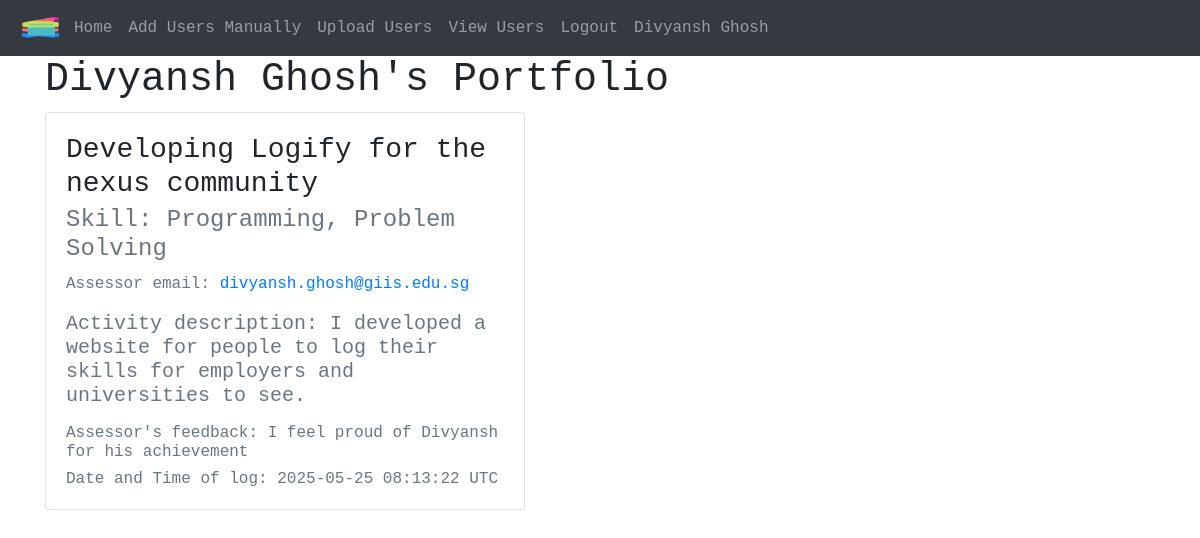
Screenshot of /portfolio/divyansh.ghosh.27@nexus.edu.sg (signed in) with the database file from the repository.
### website/models.py (models this page shows)
class User(db.Model, UserMixin):
  id = db.Column(db.Integer, primary_key = True)
  name = db.Column(db.String, default = "Dummy User")
  email = db.Column(db.String, unique = True)
  password = db.Column(db.String,default = "",)
  data = db.relationship("Log")
  admin = db.Column(db.Boolean, default = False)
  teacher = db.Column(db.Boolean, default = False)
  teacher_id = db.Column(db.Integer,default=-1)
  verified = db.Column(db.Boolean,default = False)
  otp = db.Column(db.String,default="")
  notes = db.Column(db.String,default="")
  school = db.Column(db.String,default="")

class Log(db.Model):
  id = db.Column(db.Integer, primary_key = True)
  name = db.Column(db.String)
  user_id = db.Column(db.String, db.ForeignKey('user.id'))
  date = db.Column(db.DateTime(timezone=True),default=func.now())
  skill = db.Column(db.String)
  assesor_email = db.Column(db.String)
  valid = db.Column(db.Boolean,default = True)
  approved = db.Column(db.Boolean, default = False)
  feedback = db.Column(db.String(256))
  desc = db.Column(db.String(256))
  file = db.Column(db.Text)
  fileName = db.Column(db.String,default="")
  url = db.Column(db.String,unique = True)
  viewed = db.Column(db.Integer, default = 0)

### website/views.py (the view)
@views.route('/portfolio/<email>')
def portfolio(email):
  user = User.query.filter_by(email=email).first()
  if not user:
    return redirect(url_for("views.nopage"))
  if user.admin or user.teacher:
    return redirect(url_for("views.nopage"))
  logs = []
  for log in Log.query.filter_by(user_id=user.id).all():
    if log.approved:
      logs.append([log.name,log.skill,log.assesor_email,log.desc,log.feedback,log.file,log.fileName,log.date])
  return render_template("portfolio.html",user=current_user,logs=logs,name=user.name)

### website/__init__.py (called while the page is built)
def create_app():
    app = Flask(__name__)
    app.config['SECRET_KEY'] = 'hjshjhdjah kjshkjdhjs'
    app.config['SQLALCHEMY_DATABASE_URI'] = f'sqlite:///{DB_NAME}'
    app.config["SQLALCHEMY_TRACK_MODIFICATIONS"] = True
    db.init_app(app)
    create_database(app)
    @app.errorhandler(404)
    def page_not_found(error):
        return redirect(url_for("views.nopage"))
    from .views import views
    from .auth import auth
    from .models import User
    app.register_blueprint(views, url_prefix='/')
    app.register_blueprint(auth, url_prefix='/')
    login_manager = LoginManager()
    login_manager.login_view = 'auth.login'
    login_manager.init_app(app)
    @login_manager.user_loader
    def load_user(id):
        return User.query.get(int(id))
    return app

### website/templates/portfolio.html (shortened to what this page needs)
{%extends 'base.html'%}
{%block content%}
{%if logs !=[]%}
<h1>{{name}}'s Portfolio</h1>
{%for name,skill,email,desc,feedback,file,file_name,date in logs%}
<div class = "card" style = "width:30rem">
  <div class = "card-body" id = "{{date}}">
    <h3 class = "card-title">{{name}}</h3>
    <h4 class = "card-subtitle mb-2 text-muted">Skill: {{skill}}</h5>
    <p class = "card-text text-muted">Assessor email: <a href = "mailto:{{email}}">{{email}}</a></p>
    <h5 class = "card-text text-muted"> Activity description: {{desc}}</p>
      {%if feedback != ""%}
    <h6 class = "card-text text-muted">Assessor's feedback: {{feedback}}</h6>
      {%endif%}
       <h6 class = "card-text text-muted">Date and Time of log: {{date}} UTC</h6>
</div>
</div>
{%endfor%}
{%else%}
<h3>No activities to show here.</h3>
{%endif%}
{%endblock%}

### website/templates/base.html (shortened to what this page needs)
<!DOCTYPE html>
<html>
  <head>
      <link rel="stylesheet" href="https://cdn.jsdelivr.net/npm/bootstrap@4.6.2/dist/css/bootstrap.min.css">
    <link rel="stylesheet" href="https://stackpath.bootstrapcdn.com/bootstrap/4.4.1/css/bootstrap.min.css"crossorigin="anonymous"/>
<link rel="stylesheet" href="https://stackpath.bootstrapcdn.com/font-awesome/4.7.0/css/font-awesome.min.css"/>
  </head>
  <body style = "font-family: Monaco,monospace;">
    <nav class="navbar navbar-expand-lg navbar-dark bg-dark">
      <div class="collapse navbar-collapse" id="navbar">
        <div class="navbar-nav">
          <img id = "favicon" src = "/static/favicon.png" height = 40 width = 50>
          {% if user.is_authenticated %}
          <a class="nav-item nav-link" id="home" href="/">Home</a>
          {%if user.admin%}
          <a class = "nav-item nav-link" id = "add_user" href = "/add-users">Add Users Manually</a>
          <a class = "nav-item nav-link" id = "upload_users" href = "/upload-users">Upload Users</a>
          <a class = "nav-item nav-link" id = "view_users" href = "/view-users">View Users</a>
          {%elif not user.teacher%}
          <a class = "nav-item nav-link" id = "view_logs" href = "/view-logs">View Logs</a>
          <a class = "nav-item nav-link" id = 'portfolio' href = "/portfolio/{{user.email}}">Portfolio</a>
          <a class = "nav-item nav-link" id = 'suggest' href = "/ai-suggest">Coach</a>
          {%endif%}
          <a class="nav-item nav-link" id="logout" href="/logout">Logout</a>
          <a class = "nav-item nav-link" id = "name">{{user.name}}</a>
          {% else %}
          <a class="nav-item nav-link" id="login" href="/login">Login</a>
          <a class = "nav-item nav-link" id = "forgot" href = "/forgot">Forgot Password</a>
          <a class = "nav-item nav-link" id = "confirm" href = "/confirm">Verify Account</a>
          {% endif %}
        </div>
      </div>
    </nav>
    <div class="container" id = "content" style = "display:block">{% block content %}{% endblock %}</div>
  </body>
</html>

### rows the page displays
User: name "Divyansh Ghosh"
User: name "Divyansh Ghosh"
Log: name "Developing Logify for the nexus community", skill "Programming, Problem Solving", assesor_email "divyansh.ghosh@giis.edu.sg", desc "I developed a website for people to log their skills for employers and universities to see.", feedback "I feel proud of Divyansh for his achievement", date "2025-05-25 08:13:22"
